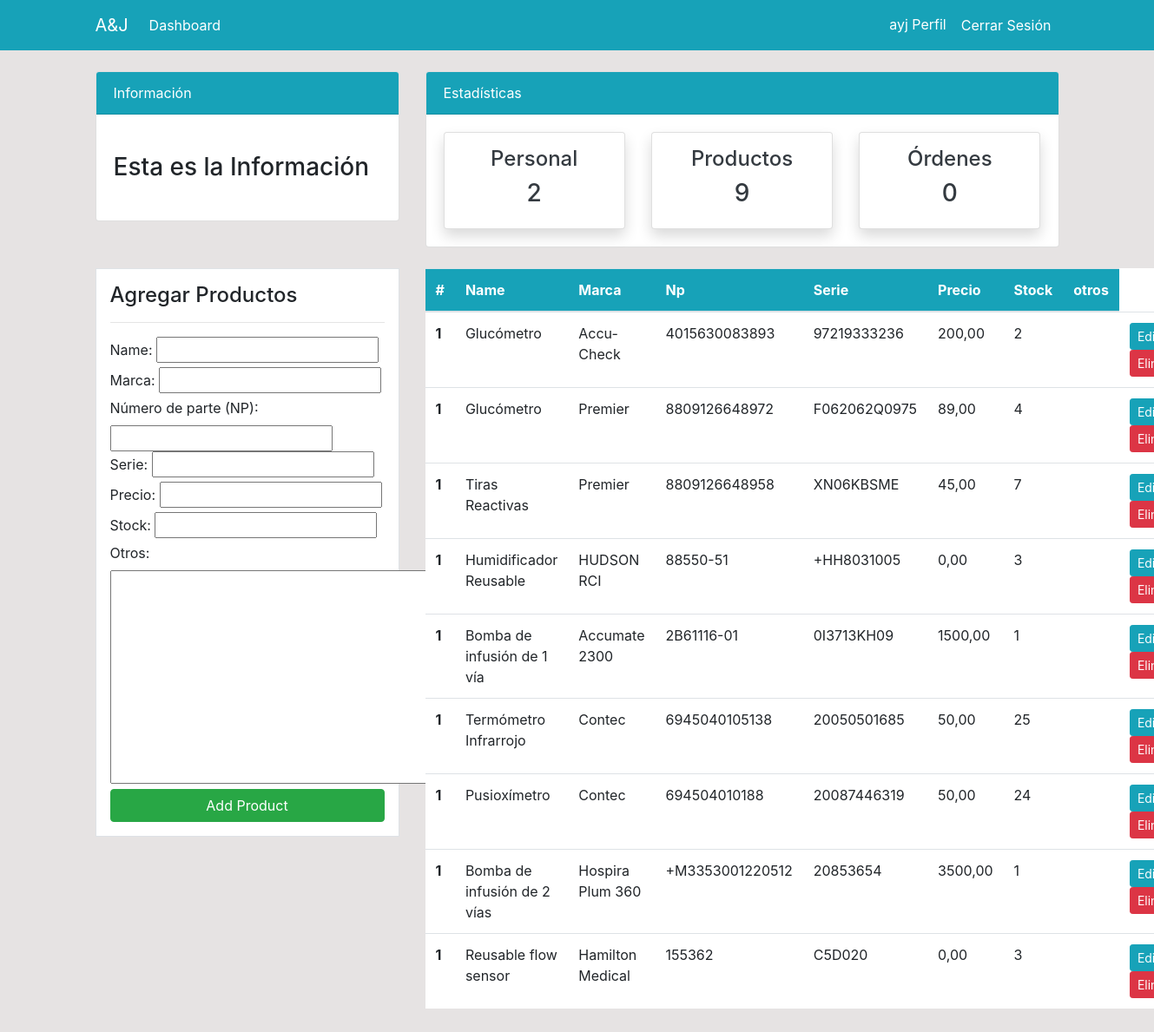
/product/ (signed in), run on the app's committed database.
### dashboard/models.py (models this page shows, shortened)
class Product(models.Model):
    id = models.AutoField(primary_key=True)
    name = models.CharField(max_length=150)
    marca = models.CharField(max_length=150)
    np = models.CharField("Número de parte (NP)", max_length=100)
    serie = models.CharField(max_length=100, unique=True)
    precio = models.DecimalField(max_digits=10, decimal_places=2)
    stock = models.PositiveIntegerField()
    otros = models.TextField(blank=True, null=True)
    class Meta:
        verbose_name_plural ='Product'

### dashboard/views.py (the view)
# urls.py: path('product/', views.product, name='dashboard-product'),
@login_required(login_url='user-login')
def product(request):
    items = Product.objects.all() #Using ORM
    product_count = items.count()
    workers_count = User.objects.all().count()
    orders_count = Order.objects.all().count()
    if request.method =='POST':
        form = ProductForm(request.POST)
        if form.is_valid():
            form.save()
            product_name = form.cleaned_data.get('name')
            messages.success(request, f'{product_name} ha sido añadido')
            return redirect('dashboard-product')
    else:
        form = ProductForm()
    context = {
        'items': items,
        'form': form,
        'workers_count': workers_count,
        'orders_count': orders_count,
        'product_count': product_count,
    }
    return render(request, 'dashboard/product.html', context)

### dashboard/forms.py
class ProductForm(forms.ModelForm):
    class Meta:
        model = Product
        fields = ['name','marca','np','serie','precio','stock','otros']

### templates/dashboard/product.html (shortened to what this page needs)
{% extends 'partials/base.html' %}
{% load crispy_forms_tags %}
{%block content%}
{% include 'partials/topnav.html' %}
<div class="container">
        <div class="row my-4">
            <div class="col-md-4">
                <div class="border bg-white p-3">
                    <h4>Agregar Productos</h4>
                    <hr>
                    <form method="POST">
                        {{ form }}
                        <input class="btn btn-success btn-block" type="submit" value="Add Product">
                    </form>
                </div>
            </div>
            <div class="col-md-8">
                <table class="table bg-white">
                    <thead class="bg-info">
                        <tr class="text-white">
                            <th scope="col">#</th>
                            <th scope="col">Name</th>
                            <th scope="col">Marca</th>
                            <th scope="col">Np</th>
                            <th scope="col">Serie</th>
                            <th scope="col">Precio</th>
                            <th scope="col">Stock</th>
                            <th scope="col">otros</th>
                        </tr>
                    </thead>
                    <tbody>
                        {% for item in items %}
                        <tr>
                            <th scope="row">1</th>
                            <td>{{ item.name }}</td>
                            <td>{{ item.marca }}</td>
                            <td>{{ item.np }}</td>
                            <td>{{ item.serie }}</td>
                            <td>{{ item.precio }}</td>
                            <td>{{ item.stock }}</td>
                            <td>{{ item.otros }}</td>
                            <td>
                                <a class="btn btn-info btn-sm" href="{% url 'dashboard-product-update' item.id %}">Editar</a>
                                <a class="btn btn-danger btn-sm" href="{% url 'dashboard-product-delete' item.id %}">Eliminar</a>
                            </td>
                        </tr>
                        {% endfor %}
                    </tbody>
                </table>
            </div>
        </div>
</div>
{% endblock %}

### templates/partials/nav.html (shortened to what this page needs)
<nav class="navbar navbar-expand-lg navbar-info bg-info">
    <div class="container">
        {% if user.is_authenticated %}
        <a class="navbar-brand text-white" href="{% url 'dashboard-index' %}">A&J</a>
        <div class="collapse navbar-collapse" id="navbarSupportedContent">
            <ul class="navbar-nav mr-auto">
                <li class="nav-item active">
                    <a class="nav-link text-white" href="{% url 'dashboard-index' %}">Dashboard </a>
                </li>
            </ul>
            <ul class="navbar-nav ml-auto">
                <li class="nav-item active">
                    <a class="nav-link text-white" href="{% url 'user-profile' %}">{{ user.username }} Perfil </a>
                </li>
                <li class="nav-item active">
                    <form method="POST" action="{% url 'user-logout' %}" class="d-inline">
                        <button type="submit" class="nav-link btn btn-link text-white p-1.2">
                            Cerrar Sesión
                        </button>
                    </form>
                </li>
            </ul>
            {% endif %}
        </div>
    </div>
</nav>

### static/style.css (style rules this page uses)
body { background: rgb(230, 227, 227); }

### data on the page
Product: name "Glucómetro", marca "Accu-Check", np "4015630083893", serie "97219333236", precio "200,00", stock "2"
Product: name "Glucómetro", marca "Premier", np "8809126648972", serie "F062062Q0975", precio "89,00", stock "4"
Product: name "Tiras Reactivas", marca "Premier", np "8809126648958", serie "XN06KBSME", precio "45,00", stock "7"
Product: name "Humidificador Reusable", marca "HUDSON RCI", np "88550-51", serie "+HH8031005", precio "0,00", stock "3"
Product: name "Bomba de infusión de 1 vía", marca "Accumate 2300", np "2B61116-01", serie "0I3713KH09", precio "1500,00", stock "1"
Product: name "Termómetro Infrarrojo", marca "Contec", np "6945040105138", serie "20050501685", precio "50,00", stock "25"
Product: name "Pusioxímetro", marca "Contec", np "694504010188", serie "20087446319", precio "50,00", stock "24"
Product: name "Bomba de infusión de 2 vías", marca "Hospira Plum 360", np "+M3353001220512", serie "20853654", precio "3500,00", stock "1"
Product: name "Reusable flow sensor", marca "Hamilton Medical", np "155362", serie "C5D020", precio "0,00", stock "3"

### other printed values
{{ user.username }} "ayj"
{{ workers_count }} "2"
{{ product_count }} "9"
{{ orders_count }} "0"
